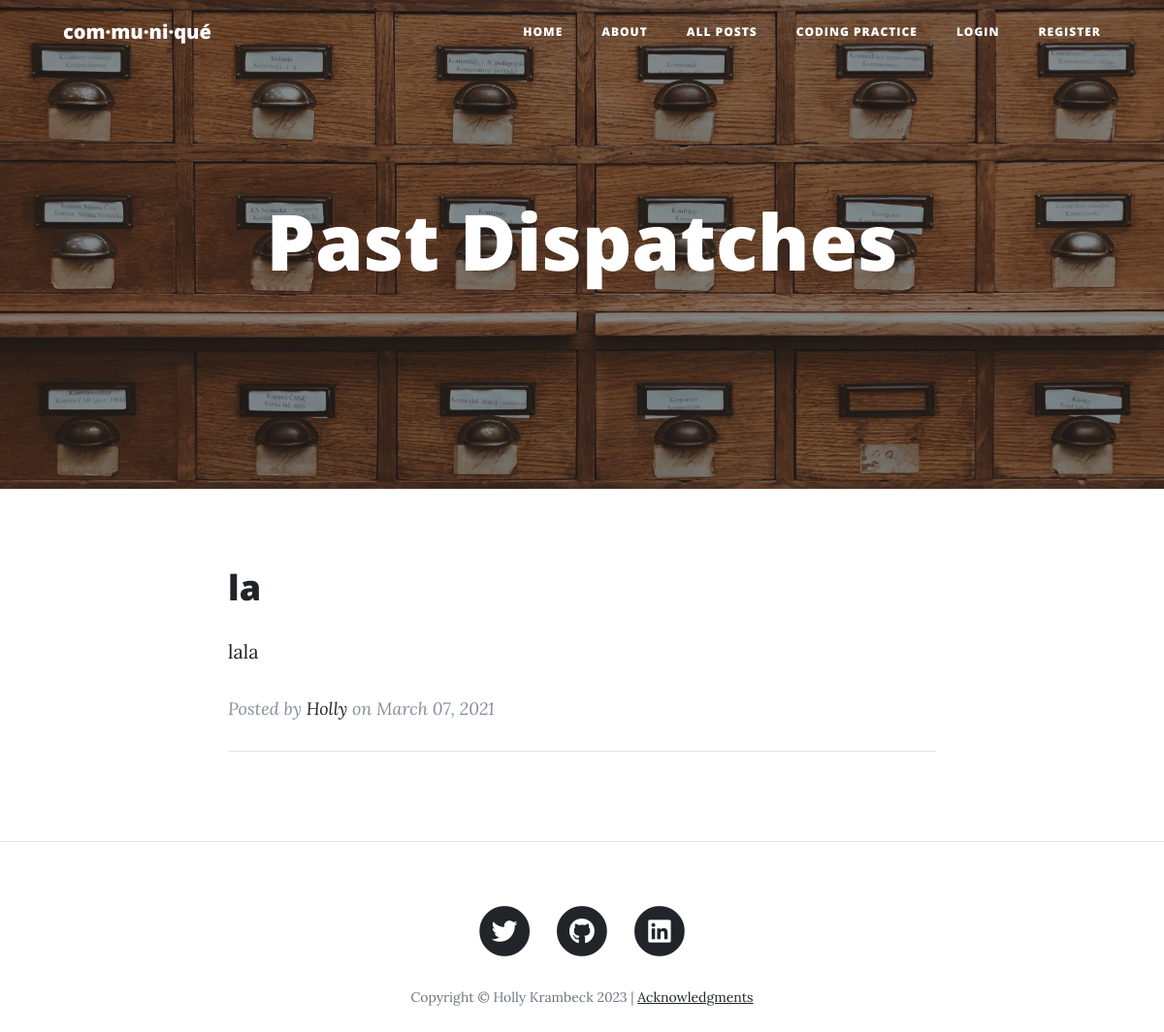
Page /all_posts on the earlier database version.
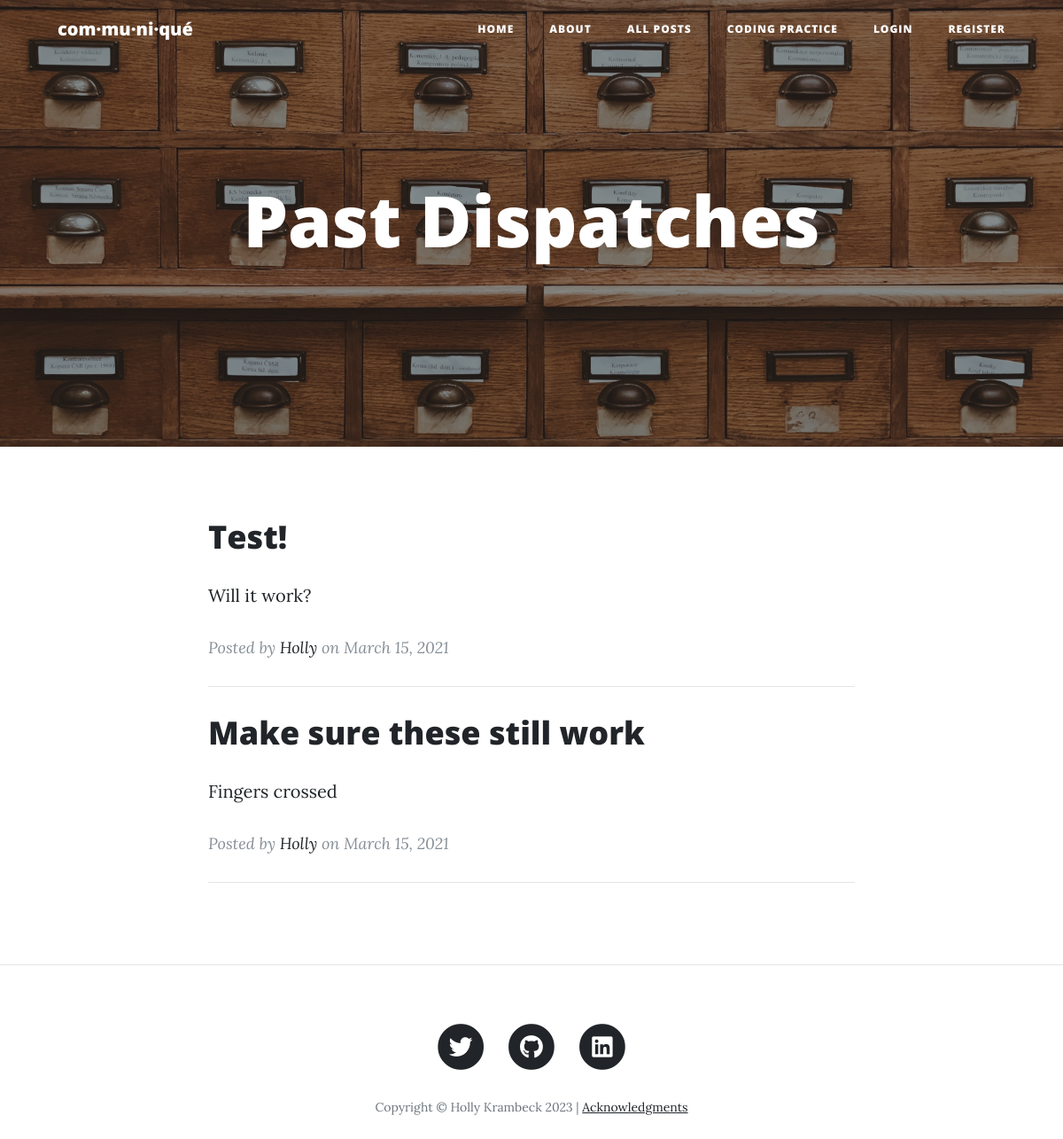
Same page on the later database version.
### main.py (models this page shows)
class BlogPost(db.Model):
    __tablename__ = "blog_posts"
    id = db.Column(db.Integer, primary_key=True)
    author_id = db.Column(db.Integer, db.ForeignKey("users.id"))
    author = relationship("User", back_populates="posts")
    title = db.Column(db.String(250), unique=True, nullable=False)
    subtitle = db.Column(db.String(250), nullable=False)
    date = db.Column(db.String(250), nullable=False)
    date_order = db.Column(db.Integer, nullable=False)
    body = db.Column(db.Text, nullable=False)
    img_url = db.Column(db.String(250), nullable=False)
    comments = relationship("Comment", back_populates="parent_post")

class User(UserMixin, db.Model):
    __tablename__ = 'users'
    id = db.Column(db.Integer, primary_key=True)
    name = db.Column(db.String(250), nullable=False)
    email = db.Column(db.String(250), nullable=False)
    password =db.Column(db.String(), nullable=False)
    posts = relationship("BlogPost", back_populates="author")
    comments = relationship("Comment", back_populates="comment_author")

### main.py (the view)
@app.route('/all_posts')
def all_posts():
    blog_data = BlogPost.query.order_by(BlogPost.date_order.desc()).all()
    return render_template("all_posts.html", blogs=blog_data, year=year, logged_in=current_user.is_authenticated)

### templates/all_posts.html (shortened to what this page needs)
<!DOCTYPE html>
<html lang="en">
{% include "header.html" %}
<body>
{% include "nav.html" %}
  <header class="masthead" style="background-image: url('/static/img/post-bg3.jpg')">
    <div class="overlay"></div>
    <div class="container">
      <div class="row">
        <div class="col-lg-8 col-md-10 mx-auto">
          <div class="page-heading">
            <h1>Past Dispatches</h1>
          </div>
        </div>
      </div>
    </div>
  </header>
  <div class="container">
    <div class="row">
      <div class="col-lg-8 col-md-10 mx-auto">
        {% for blog in blogs: %}
            <div class="post-preview">
              <a href="{{ url_for('post', num=blog['id'])}}">
                <h2 class="post-title">
                  {{blog["title"]}}
                </h2>
                <p>{{blog["subtitle"]}}</p>
              </a>
              <p class="post-meta">Posted by
                <a href="https://www.linkedin.com/in/holly-krambeck/">{{blog["author"]["name"]}}</a>
                on {{blog["date"]}}</p>
            </div>
            <hr>
        {% endfor %}
        <br>
        <br>
      </div>
    </div>
  </div>
  <hr>
{% include "footer.html" %}

Differences in the rows shown:
changed BlogPost: title "la" → "Test!"; subtitle "lala" → "Will it work?"; date "March 07, 2021" → "March 15, 2021"
added BlogPost: title "Make sure these still work", subtitle "Fingers crossed", author.name "Holly", date "March 15, 2021"
